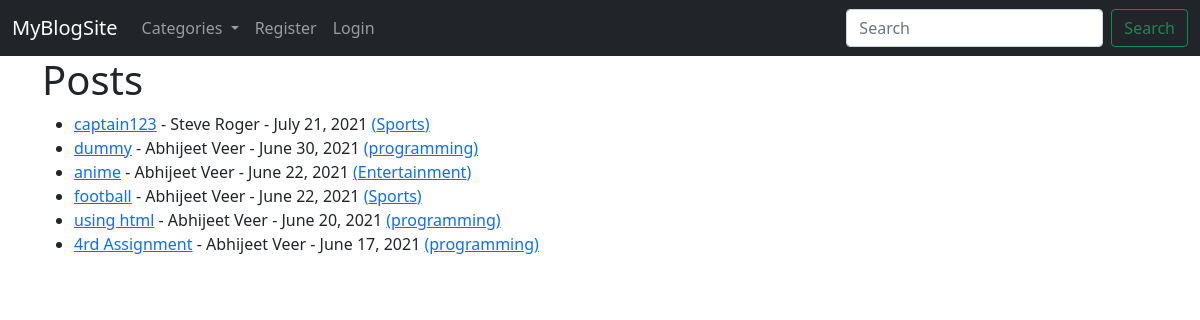
Before: / with the older database file.
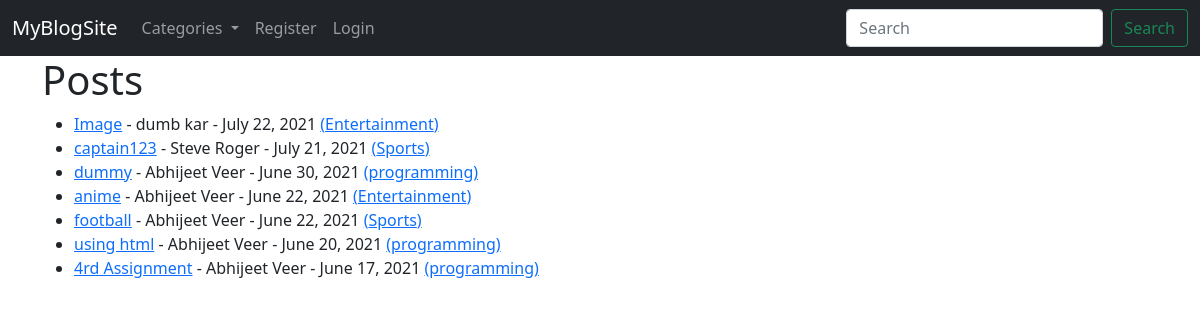
After: the same page with the newer database file.
### theblog/models.py (models this page shows, shortened)
class Post(models.Model):
    title=models.CharField(max_length=255)
    header_image=models.ImageField(null=True, blank=True, upload_to="images/")
    title_tag=models.CharField(max_length=255, default="")
    author=models.ForeignKey(User,on_delete=models.CASCADE)
    body=models.TextField()
    post_date=models.DateField(auto_now_add=True)
    category=models.CharField(max_length=255, default="programming")
    likes=models.ManyToManyField(User, related_name="blog_post")

### theblog/views.py (the view)
# urls.py: path('', HomeView.as_view(), name='home'),
class HomeView(generic.ListView):
    model=Post
    template_name= 'home.html'
    ordering=['-post_date']
    def get_context_data(self, *args, **kwargs):
        cat_menu= Category.objects.all()
        context= super(HomeView,self).get_context_data(*args, **kwargs)
        context["cat_menu"]=cat_menu
        return context

### theblog/models.py (called while the page is built)
    def __str__(self):
        return self.name

### theblog/templates/home.html
{% extends 'base.html' %}
{% block content %}
<h1>Posts</h1>
<ul>
{% for post in object_list %}
   <li><a href="{% url 'article-detail' post.pk %}">{{ post.title }}</a> - {{ post.author.first_name }} {{post.author.last_name}} - {{post.post_date}} <a href="{% url 'category' post.category %}">({{ post.category }})</a></li>
{% endfor %}
</ul>
{% endblock %}

### theblog/templates/base.html (shortened to what this page needs)
<!doctype html>
<html lang="en">
  <head>
    <link href="https://cdn.jsdelivr.net/npm/bootstrap@5.0.1/dist/css/bootstrap.min.css" rel="stylesheet">
  </head>
  <body>
    <nav class="navbar navbar-expand-lg navbar-dark bg-dark">
        <div class="container-fluid">
          <a class="navbar-brand" href="{% url 'home' %}">MyBlogSite</a>
          <div class="collapse navbar-collapse" id="navbarSupportedContent">
            <ul class="navbar-nav me-auto mb-2 mb-lg-0">
              {% if cat_menu %}
              <li class="nav-item dropdown">
                <a class="nav-link dropdown-toggle" href="#" id="navbarDropdown" role="button" data-bs-toggle="dropdown" aria-expanded="false">
                  Categories
                </a>
              </li>
              {% endif %}
              {% if user.is_authenticated %}
              <li class="nav-item">
                <a class="nav-link active" aria-current="page" href="{% url 'home' %}">Home</a>
              </li>
              <li class="nav-item">
                <a class="nav-link" href="{% url 'add-post' %}">Add Post</a>
              </li>
              <!-- <li class="nav-item">
                <a class="nav-link" href="{% url 'add-category' %}">Category</a>
              </li> -->
              <li class="nav-item">
                <li class="nav-item">
                  <a class="nav-link" href="{% url 'edit-profile' %}">Profile</a>
                </li>
                <li class="nav-item">
                  <a class="nav-link" href="{% url 'logout' %}">Logout</a>
                </li>
              {% else %}
              <a class="nav-link" href="{% url 'register' %}">Register</a>
            <li class="nav-item">
              <a class="nav-link" href="{% url 'login' %}">Login</a>
            </li>
              {% endif %}
            </ul>
            <form class="d-flex">
              <input class="form-control me-2" type="search" placeholder="Search" aria-label="Search">
              <button class="btn btn-outline-success" type="submit">Search</button>
            </form>
          </div>
        </div>
      </nav>
    <div class="container">
        {% block content %}
        {% endblock %}
    </div>
  </body>
</html>

Changed rows visible on the page:
added Post: title "Image", author.first_name "dumb", author.last_name "kar", post_date "July 22, 2021", category "Entertainment"
